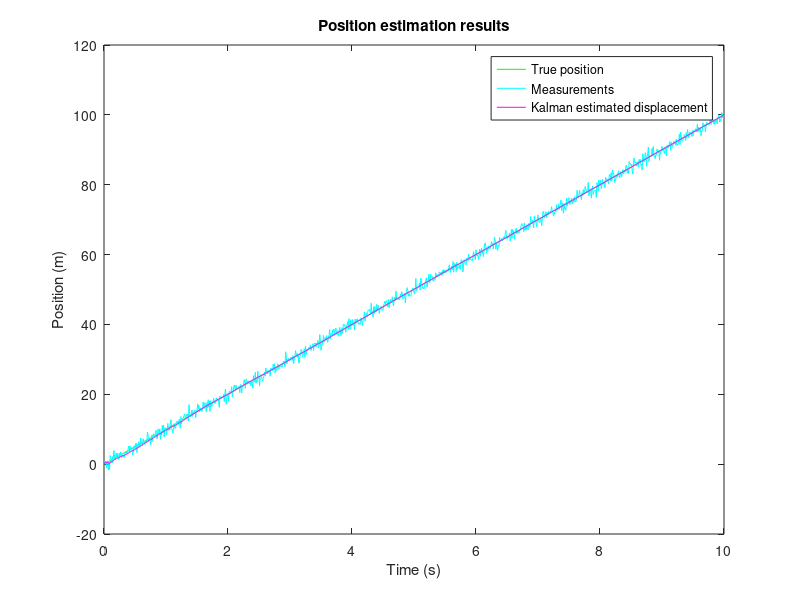
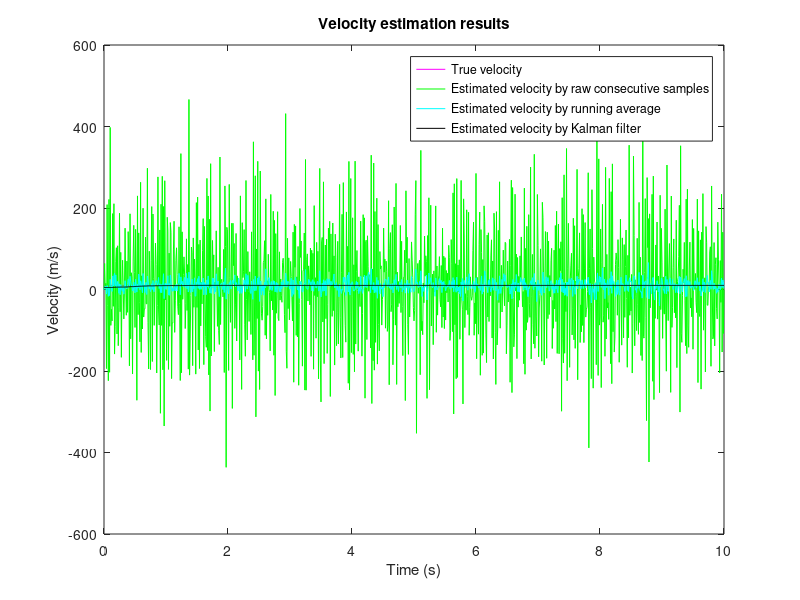
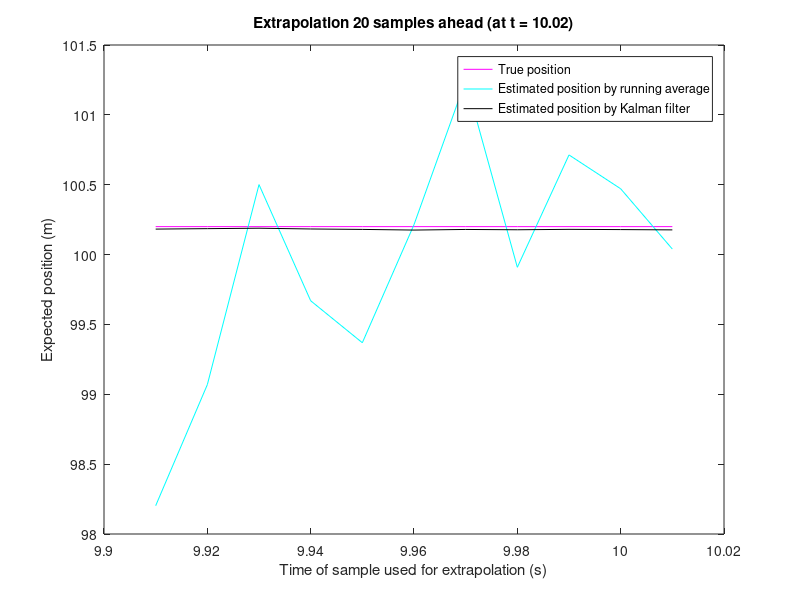

MATLAB code to generate these figures, in order:
%%%%%%%%%%%%%%%%%%%%%%%%%%%%%%%%%%%%
% Kalman filter intuitive tutorial %
% (c) Alex Blekhman, (end of) 2006 %
% Contact: ablekhman at gmail.com  %
%%%%%%%%%%%%%%%%%%%%%%%%%%%%%%%%%%%% https://nl.mathworks.com/matlabcentral/fileexchange/13479-an-intuitive-introduction-to-kalman-filter
%%%%%%%%%%%%%%%%%%%%%%%%%%%%%%%%%%%%%%%%%%%%%%%%%%%%%%%%%%%%%%%%%%%%%%%%%%%
% The problem: Predict the position and velocity of a moving train 2 seconds ahead,
% having noisy measurements of its positions along the previous 10 seconds (10 samples a second). 
% Ground truth: The train is initially located at the point x = 0 and moves
% along the X axis with constant velocity V = 10m/sec, so the motion equation of the train is X =
% X0 + V*t. Easy to see that the position of the train after 12 seconds
% will be x = 120m, and this is what we will try to find.
% Approach: We measure (sample) the position of the train every dt seconds. But,
% because of imperfect apparature, weather etc., our measurements are
% noisy, so the instantaneous velocity, derived from 2 consecutive position
% measurements (remember, we measure only position) is innacurate. We will
% use Kalman filter as we need an accurate and smooth estimate for the velocity in
% order to predict train's position in the future.
% We assume that the measurement noise is normally distributed, with mean 0 and
% standard deviation SIGMA
%%%%%%%%%%%%%%%%%%%%%%%%%%%%%%%%%%%%%%%%%%%%%%%%%%%%%%%%%%%%%%%%%%%%%%%%%%%
  
close all
clear all
%%%%%%%%%%%%%%%%%%%%%%%%%%%%%%%%%%%%%%%%
%%% Ground truth %%%%%%%%%%%%%%%%%%%%%%%
%%%%%%%%%%%%%%%%%%%%%%%%%%%%%%%%%%%%%%%%
% Set true trajectory 
Nsamples=1000;
dt = .01;
t=0:dt:dt*Nsamples;
Vtrue = 10;
% Xtrue is a vector of true positions of the train 
Xinitial = 0;
Xtrue = Xinitial + Vtrue * t;
%%%%%%%%%%%%%%%%%%%%%%%%%%%%%%%%%%%%%%%%
%%% Motion equations %%%%%%%%%%%%%%%%%%%
%%%%%%%%%%%%%%%%%%%%%%%%%%%%%%%%%%%%%%%%
% Previous state (initial guess): Our guess is that the train starts at 0 with velocity
% that equals to 50% of the real velocity
Xk_prev = [0; 
    .5*Vtrue];
% Current state estimate
Xk=[];
% Motion equation: Xk = Phi*Xk_prev + Noise, that is Xk(n) = Xk(n-1) + Vk(n-1) * dt
% Of course, V is not measured, but it is estimated
% Phi represents the dynamics of the system: it is the motion equation
Phi = [1 dt;
       0  1];
% The error matrix (or the confidence matrix): P states whether we should 
% give more weight to the new measurement or to the model estimate 
sigma_model = 1;
% P = sigma^2*G*G';
P = [sigma_model^2             0;
                 0 sigma_model^2];
% Q is the process noise covariance. It represents the amount of
% uncertainty in the model. In our case, we arbitrarily assume that the model is perfect (no
% acceleration allowed for the train, or in other words - any acceleration is considered to be a noise)
Q = [0 0;
     0 0];
% M is the measurement matrix. 
% We measure X, so M(1) = 1
% We do not measure V, so M(2)= 0
M = [1 0];

% R is the measurement noise covariance. Generally R and sigma_meas can
% vary between samples. 
sigma_meas = 1; % 1 m/sec
R = sigma_meas^2;

%%%%%%%%%%%%%%%%%%%%%%%%%%%%%%%%%%%%%%%%
%%% Kalman iteration %%%%%%%%%%%%%%%%%%%
%%%%%%%%%%%%%%%%%%%%%%%%%%%%%%%%%%%%%%%%
% Buffers for later display
Xk_buffer = zeros(2,Nsamples+1);
Xk_buffer(:,1) = Xk_prev;
Z_buffer = zeros(1,Nsamples+1);
for k=1:Nsamples
    
    % Z is the measurement vector. In our
    % case, Z = TrueData + RandomGaussianNoise
    Z = Xtrue(k+1)+sigma_meas*randn;
    Z_buffer(k+1) = Z;
    
    % Kalman iteration
    P1 = Phi*P*Phi' + Q;
    S = M*P1*M' + R;
    
    % K is Kalman gain. If K is large, more weight goes to the measurement.
    % If K is low, more weight goes to the model prediction.
    K = P1*M'*inv(S);
    P = P1 - K*M*P1;
    
    Xk = Phi*Xk_prev + K*(Z-M*Phi*Xk_prev);
    Xk_buffer(:,k+1) = Xk;
    
    % For the next iteration
    Xk_prev = Xk; 
end
%%%%%%%%%%%%%%%%%%%%%%%%%%%%%%%%%%%%%%%%
%%% Plot resulting graphs %%%%%%%%%%%%%%
%%%%%%%%%%%%%%%%%%%%%%%%%%%%%%%%%%%%%%%%
%%%%%%%%%%%%%%%%%%%%%%%%%%%%%%%%%%%%%%%%
%%% Position analysis %%%%%%%%%%%%%%%%%%
%%%%%%%%%%%%%%%%%%%%%%%%%%%%%%%%%%%%%%%%
figure;
plot(t,Xtrue,'g');
hold on;
plot(t,Z_buffer,'c');
plot(t,Xk_buffer(1,:),'m');
title('Position estimation results');
xlabel('Time (s)');
ylabel('Position (m)');
legend('True position','Measurements','Kalman estimated displacement');

%%%%%%%%%%%%%%%%%%%%%%%%%%%%%%%%%%%%%%%%
%%% Velocity analysis %%%%%%%%%%%%%%%%%%
%%%%%%%%%%%%%%%%%%%%%%%%%%%%%%%%%%%%%%%%
% The instantaneous velocity as derived from 2 consecutive position
% measurements
InstantaneousVelocity = [0 (Z_buffer(2:Nsamples+1)-Z_buffer(1:Nsamples))/dt];
% The instantaneous velocity as derived from running average with a window
% of 5 samples from instantaneous velocity
WindowSize = 10;
InstantaneousVelocityRunningAverage = filter(ones(1,WindowSize)/WindowSize,1,InstantaneousVelocity);
figure;
plot(t,ones(size(t))*Vtrue,'m');
hold on;
plot(t,InstantaneousVelocity,'g');
plot(t,InstantaneousVelocityRunningAverage,'c');
plot(t,Xk_buffer(2,:),'k');
title('Velocity estimation results');
xlabel('Time (s)');
ylabel('Velocity (m/s)');
legend('True velocity','Estimated velocity by raw consecutive samples','Estimated velocity by running average','Estimated velocity by Kalman filter');
%%%%%%%%%%%%%%%%%%%%%%%%%%%%%%%%%%%%%%%%
%%% Extrapolation 20 samples ahead %%%%%
%%%%%%%%%%%%%%%%%%%%%%%%%%%%%%%%%%%%%%%%
SamplesIntoTheFuture = 2;
Nlast = 10; % samples
% We take the last Nlast = 10 samples, and for each of these samples we try to see what would be the
% estimated position of the train at sample number Nsamples + SamplesIntoTheFuture
% if we took the position and the velocity that was known at that sample
TruePositionInTheFuture = Xinitial + (Nsamples + SamplesIntoTheFuture) * Vtrue * dt;
ProjectedPositionByRunningAverage = Xk_buffer(1,(Nsamples+1-Nlast):(Nsamples+1)) + ...
    ((SamplesIntoTheFuture+Nlast):-1:SamplesIntoTheFuture) .* dt .* InstantaneousVelocityRunningAverage((Nsamples+1-Nlast):(Nsamples+1));
ProjectedPositionByKalmanFilter = Xk_buffer(1,(Nsamples+1-Nlast):(Nsamples+1)) + ...
    ((SamplesIntoTheFuture+Nlast):-1:SamplesIntoTheFuture) .* dt .* Xk_buffer(2,(Nsamples+1-Nlast):(Nsamples+1));
figure;
plot(((Nsamples+1-Nlast):(Nsamples+1))*dt,ones(size(1:11))*TruePositionInTheFuture,'m');
hold on;
plot(((Nsamples+1-Nlast):(Nsamples+1))*dt,ProjectedPositionByRunningAverage,'c');
plot(((Nsamples+1-Nlast):(Nsamples+1))*dt,ProjectedPositionByKalmanFilter,'k');
title(['Extrapolation 20 samples ahead (at t = ' num2str((Nsamples + SamplesIntoTheFuture) * dt) ')']);
xlabel('Time of sample used for extrapolation (s)');
ylabel('Expected position (m)');
legend('True position','Estimated position by running average','Estimated position by Kalman filter');
% Note: In this example, we might have increased WindowSize to smoothen
% InstantaneousVelocityRunningAverage. But, as in real conditions the
% velocity of the tracked object is not constant, this will lead to poor
% results in the general case.
% Note: K is a measure of the convergence of the filter, so are P(1,1) and
% P(2,2). When the model is good and the data is consistent with the model,
% these should converge to 0.
